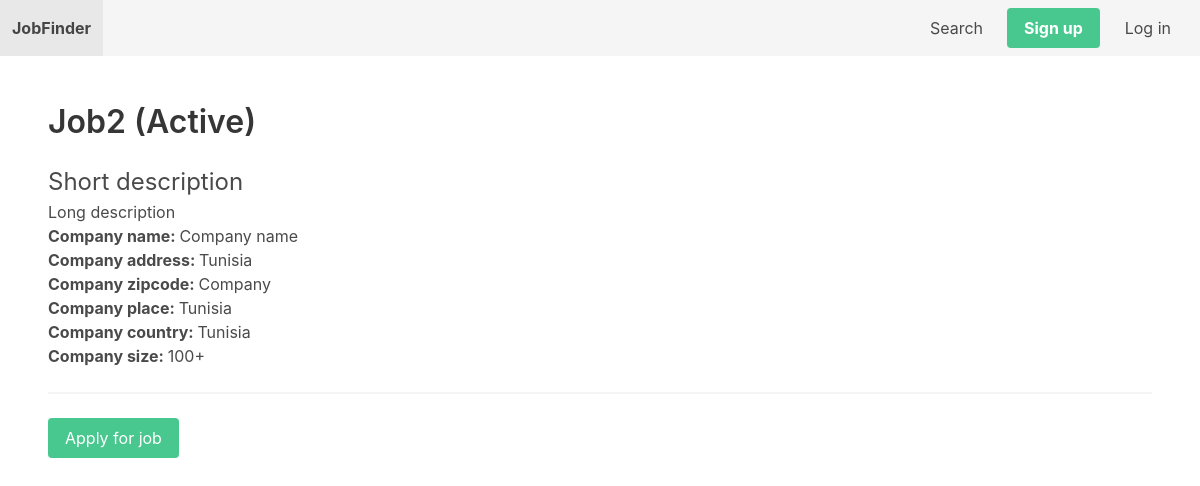
The app's page /jobs/2/ with its own data.
### job/models.py (models this page shows, shortened)
class Job(models.Model):
    SIZE_1_9 = 'size_1-9'
    SIZE_10_49 = 'size_10-49'
    SIZE_50_99 = 'size_50-99'
    SIZE_100 = 'size_100'
    CHOICES_SIZE = (
        (SIZE_1_9, '1-9'),
        (SIZE_10_49, '10-49'),
        (SIZE_50_99, '50-99'),
        (SIZE_100, '100+'),
    )
    ACTIVE = 'active'
    EMPLOYED = 'employed'
    ARCHIVED = 'archived'
    CHOICES_STATUS = (
        (ACTIVE, 'Active'),
        (EMPLOYED, 'Employed'),
        (ARCHIVED, 'Archived')
    )
    title = models.CharField(max_length=255)
    short_description = models.TextField()
    long_description = models.TextField(blank=True, null=True)
    company_name = models.CharField(max_length=255)
    company_address = models.CharField(max_length=255, blank=True, null=True)
    company_zipcode = models.CharField(max_length=255, blank=True, null=True)
    company_place = models.CharField(max_length=255, blank=True, null=True)
    company_country = models.CharField(max_length=255, blank=True, null=True)
    company_size = models.CharField(max_length=20, choices=CHOICES_SIZE, default=SIZE_1_9)
    created_by = models.ForeignKey(User, related_name='jobs', on_delete=models.CASCADE)
    created_at = models.DateTimeField(auto_now_add=True)
    changed_at = models.DateTimeField(auto_now=True)
    status = models.CharField(max_length=20, choices=CHOICES_STATUS, default=ACTIVE)

### job/views.py (the view)
# urls.py: path('<int:job_id>/', job_detail, name='job_detail'),
def job_detail(request, job_id):
    job = Job.objects.get(pk=job_id)
    return render(request, 'job/job_detail.html', {'job': job})

### notification/context_processors.py (called while the page is built)
def notifications(request):
    if request.user.is_authenticated:
        return {'notifications': request.user.notifications.filter(is_read=False)}
    else:
        return {'notifications': []}

### job/templates/job/job_detail.html
{% extends 'core/base.html' %}
{% block content %}
    <h1 class="title">{{ job.title }} ({{ job.get_status_display }})</h1>
    <p class="is-size-4">{{ job.short_description }}</p>
    <p>{{ job.long_description }}</p>
    <b>Company name: </b>{{ job.company_name}}<br>
    {% if job.company_address %}<b>Company address: </b>{{ job.company_address}}<br>{% endif %}
    {% if job.company_zipcode %}<b>Company zipcode: </b>{{ job.company_zipcode}}<br>{% endif %}
    {% if job.company_place %}<b>Company place: </b>{{ job.company_place}}<br>{% endif %}
    {% if job.company_country %}<b>Company country: </b>{{ job.company_country}}<br>{% endif %}
    <b>Company size: </b>{{ job.get_company_size_display }}<br>
    <hr>
    {% if job.status == 'active' %}
        <a href="{% url 'apply_for_job' job.id %}" class="button is-success">Apply for job</a>
    {% else %}
        <p>This job is not available anymore!</p>
    {% endif %}
{% endblock %}

### records on screen
Job: title "Job2", status "Active", short_description "Short description", long_description "Long description", company_name "Company name", company_address "Tunisia", company_zipcode "Company", company_place "Tunisia", company_country "Tunisia", company_size "100+"
